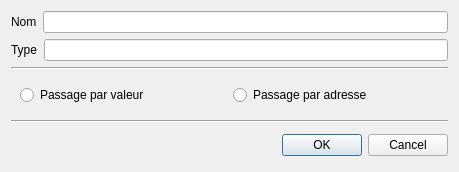
<?xml version="1.0" encoding="UTF-8"?>
<ui version="4.0">
 <class>Dialog_champ_parametre</class>
 <widget class="QDialog" name="Dialog_champ_parametre">
  <property name="geometry">
   <rect>
    <x>0</x>
    <y>0</y>
    <width>459</width>
    <height>168</height>
   </rect>
  </property>
  <property name="windowTitle">
   <string>Dialog</string>
  </property>
  <property name="windowIcon">
   <iconset resource="../../Source.qrc">
    <normaloff>:/Icons/Icon/Icons8-Ios7-Editing-Increase-Font.ico</normaloff>:/Icons/Icon/Icons8-Ios7-Editing-Increase-Font.ico</iconset>
  </property>
  <layout class="QGridLayout" name="gridLayout_2">
   <item row="0" column="0">
    <layout class="QVBoxLayout" name="verticalLayout">
     <item>
      <layout class="QHBoxLayout" name="horizontalLayout_2">
       <item>
        <widget class="QLabel" name="label">
         <property name="text">
          <string>Nom</string>
         </property>
        </widget>
       </item>
       <item>
        <widget class="QLineEdit" name="nom"/>
       </item>
      </layout>
     </item>
     <item>
      <layout class="QHBoxLayout" name="horizontalLayout_3">
       <item>
        <widget class="QLabel" name="label_2">
         <property name="text">
          <string>Type</string>
         </property>
        </widget>
       </item>
       <item>
        <widget class="QLineEdit" name="Type"/>
       </item>
      </layout>
     </item>
     <item>
      <widget class="Line" name="line">
       <property name="orientation">
        <enum>Qt::Horizontal</enum>
       </property>
      </widget>
     </item>
     <item>
      <widget class="QWidget" name="Passage_widget" native="true">
       <layout class="QHBoxLayout" name="horizontalLayout">
        <item>
         <widget class="QRadioButton" name="passage_par_valeur">
          <property name="text">
           <string>Passage par valeur</string>
          </property>
         </widget>
        </item>
        <item>
         <widget class="QRadioButton" name="passage_par_adresse">
          <property name="text">
           <string>Passage par adresse</string>
          </property>
         </widget>
        </item>
       </layout>
      </widget>
     </item>
    </layout>
   </item>
   <item row="1" column="0">
    <widget class="Line" name="line_2">
     <property name="orientation">
      <enum>Qt::Horizontal</enum>
     </property>
    </widget>
   </item>
   <item row="2" column="0">
    <layout class="QHBoxLayout" name="horizontalLayout_4">
     <item>
      <widget class="QWidget" name="widget" native="true">
       <layout class="QGridLayout" name="gridLayout">
        <item row="0" column="0">
         <widget class="QLabel" name="commentaire">
          <property name="styleSheet">
           <string notr="true">#commentaire{
color : red;
}</string>
          </property>
          <property name="text">
           <string/>
          </property>
         </widget>
        </item>
       </layout>
      </widget>
     </item>
     <item>
      <widget class="QDialogButtonBox" name="buttonBox">
       <property name="orientation">
        <enum>Qt::Horizontal</enum>
       </property>
       <property name="standardButtons">
        <set>QDialogButtonBox::Cancel|QDialogButtonBox::Ok</set>
       </property>
      </widget>
     </item>
    </layout>
   </item>
  </layout>
 </widget>
 <resources>
  <include location="../../Source.qrc"/>
 </resources>
 <connections>
  <connection>
   <sender>buttonBox</sender>
   <signal>accepted()</signal>
   <receiver>Dialog_champ_parametre</receiver>
   <slot>accept()</slot>
   <hints>
    <hint type="sourcelabel">
     <x>248</x>
     <y>254</y>
    </hint>
    <hint type="destinationlabel">
     <x>157</x>
     <y>274</y>
    </hint>
   </hints>
  </connection>
  <connection>
   <sender>buttonBox</sender>
   <signal>rejected()</signal>
   <receiver>Dialog_champ_parametre</receiver>
   <slot>reject()</slot>
   <hints>
    <hint type="sourcelabel">
     <x>316</x>
     <y>260</y>
    </hint>
    <hint type="destinationlabel">
     <x>286</x>
     <y>274</y>
    </hint>
   </hints>
  </connection>
 </connections>
</ui>
